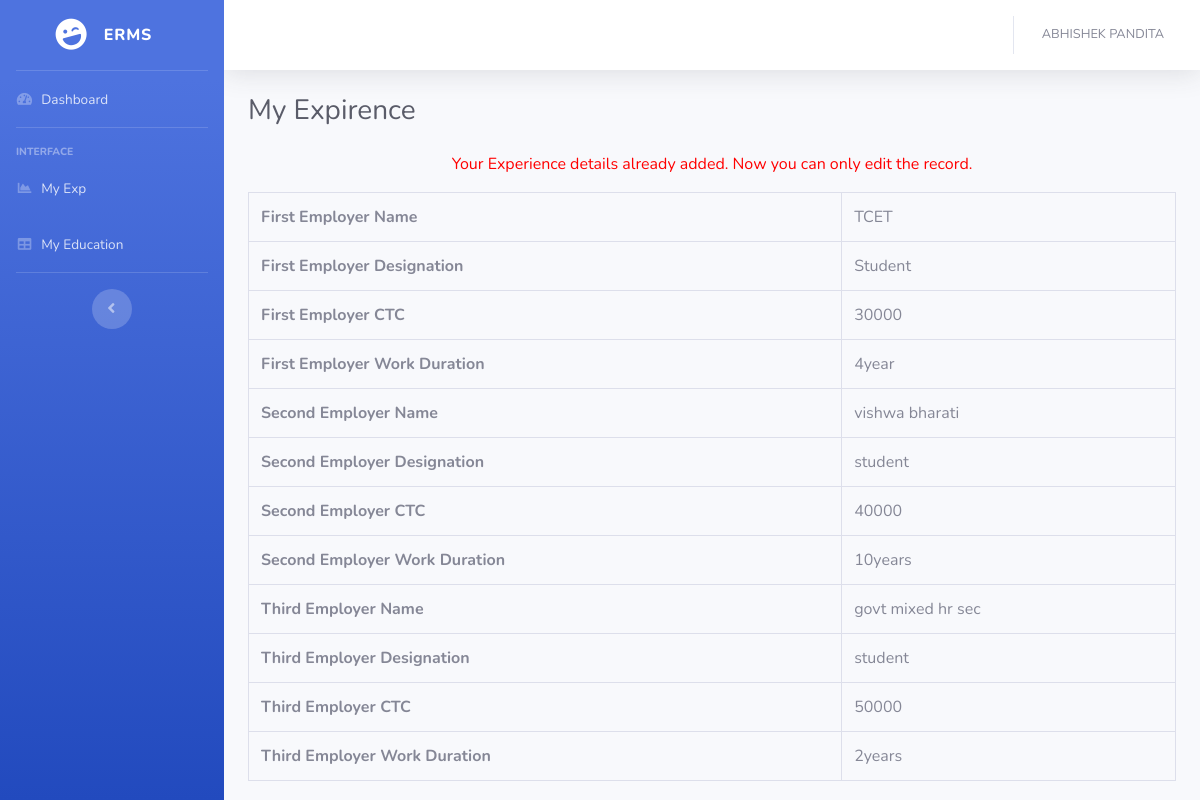
/employee/myexp.php (signed in), run on the app's committed database.
### tables this page shows
CREATE TABLE `employeedetail` (
  `ID` int(11) NOT NULL,
  `EmpFname` varchar(50) DEFAULT NULL,
  `EmpLName` varchar(50) NOT NULL,
  `EmpCode` varchar(50) DEFAULT NULL,
  `EmpDept` varchar(120) DEFAULT NULL,
  `EmpDesignation` varchar(120) DEFAULT NULL,
  `EmpContactNo` bigint(10) DEFAULT NULL,
  `EmpGender` enum('Male','Female') DEFAULT NULL,
  `EmpEmail` varchar(200) DEFAULT NULL,
  `EmpPassword` varchar(100) DEFAULT NULL,
  `EmpJoingdate` date DEFAULT NULL,
  `PostingDate` timestamp NOT NULL DEFAULT current_timestamp()
);

CREATE TABLE `empexpireince` (
  `ID` int(11) NOT NULL,
  `EmpID` varchar(5) DEFAULT NULL,
  `Employer1Name` varchar(75) DEFAULT NULL,
  `Employer1Designation` varchar(50) DEFAULT NULL,
  `Employer1CTC` varchar(50) DEFAULT NULL,
  `Employer1WorkDuration` varchar(11) DEFAULT NULL,
  `Employer2Name` varchar(75) DEFAULT NULL,
  `Employer2Designation` varchar(50) DEFAULT NULL,
  `Employer2CTC` varchar(50) DEFAULT NULL,
  `Employer2WorkDuration` varchar(11) DEFAULT NULL,
  `Employer3Name` varchar(75) DEFAULT NULL,
  `Employer3Designation` varchar(50) DEFAULT NULL,
  `Employer3CTC` varchar(50) DEFAULT NULL,
  `Employer3WorkDuration` varchar(11) DEFAULT NULL
);

### employee/myexp.php (the view, shortened to what this page needs)
<?php
include('includes/dbconnection.php');
if (strlen($_SESSION['uid']==0)) {
  header('location:logout.php');
  } else{
  ?>
<!DOCTYPE html>
<html lang="en">
<head>
  <link href="vendor/fontawesome-free/css/all.min.css" rel="stylesheet" type="text/css">
  <link href="css/sb-admin-2.min.css" rel="stylesheet">
</head>
<body id="page-top">
  <div id="wrapper">
  <?php include_once('includes/sidebar.php')?>
    <div id="content-wrapper" class="d-flex flex-column">
      <div id="content">
         <?php include_once('includes/header.php')?>
        <div class="container-fluid">
          <h1 class="h3 mb-4 text-gray-800">My Expirence</h1>
  <?php
$empid=$_SESSION['uid'];
$query=mysqli_query($con,"select * from empexpireince where EmpID=$empid");
$row=mysqli_fetch_array($query);
if($row>0)
{
?>
<p style="font-size:16px; color:red" align="center">Your Experience details already added. Now you can only edit the record. </p>
<table class="table table-bordered" id="dataTable" width="100%" cellspacing="0">
<tr>
  <th>First Employer Name</th>
  <td><?php echo $row['Employer1Name'];?></td>
</tr>
<tr>
  <th>First Employer Designation</th>
  <td><?php echo $row['Employer1Designation'];?></td>
</tr>
<tr>
  <th>First Employer CTC</th>
  <td><?php echo $row['Employer1CTC'];?></td>
</tr>
<tr>
  <th>First Employer Work Duration</th>
  <td><?php echo $row['Employer1WorkDuration'];?></td>
</tr>
<tr>
  <th>Second Employer Name</th>
  <td><?php echo $row['Employer2Name'];?></td>
</tr>
<tr>
  <th>Second Employer Designation</th>
  <td><?php echo $row['Employer2Designation'];?></td>
</tr>
<tr>
  <th>Second Employer CTC</th>
  <td><?php echo $row['Employer2CTC'];?></td>
</tr>
<tr>
  <th>Second Employer Work Duration</th>
  <td><?php echo $row['Employer2WorkDuration'];?></td>
</tr>
<tr>
  <th>Third Employer Name</th>
  <td><?php echo $row['Employer3Name'];?></td>
</tr>
<tr>
  <th>Third Employer Designation</th>
  <td><?php echo $row['Employer3Designation'];?></td>
</tr>
<tr>
  <th>Third Employer CTC</th>
  <td><?php echo $row['Employer3CTC'];?></td>
</tr>
<tr>
  <th>Third Employer Work Duration</th>
  <td><?php echo $row['Employer3WorkDuration'];?></td>
</tr>
</table>
<?php } ?>
        </div>
      </div>
    </div>
  </div>
</body>
</html>
<?php }  ?>

### employee/includes/header.php (shortened to what this page needs)
 <nav class="navbar navbar-expand navbar-light bg-white topbar mb-4 static-top shadow">
          <ul class="navbar-nav ml-auto">
            <li class="nav-item dropdown no-arrow">
              <a class="nav-link dropdown-toggle" href="#" id="userDropdown" role="button" data-toggle="dropdown" aria-haspopup="true" aria-expanded="false">
<?php
$empid=$_SESSION['uid'];
$ret=mysqli_query($con,"select EmpFname,EmpLname from employeedetail where ID='$empid'");
$row=mysqli_fetch_array($ret);
$fname=$row['EmpFname'];
$lname=$row['EmpLname'];
?>
                <span class="mr-2 d-none d-lg-inline text-gray-600 small"><?php echo $fname." ".$lname; ?></span>
              </a>
            </li>
          </ul>
        </nav>

### data on the page
employeedetail: EmpFname "ABHISHEK", EmpLName "PANDITA"
empexpireince: Employer1Name "TCET", Employer1Designation "Student", Employer1CTC "30000", Employer1WorkDuration "4year", Employer2Name "vishwa bharati", Employer2Designation "student", Employer2CTC "40000", Employer2WorkDuration "10years", Employer3Name "govt mixed hr sec", Employer3Designation "student", Employer3CTC "50000", Employer3WorkDuration "2years"
